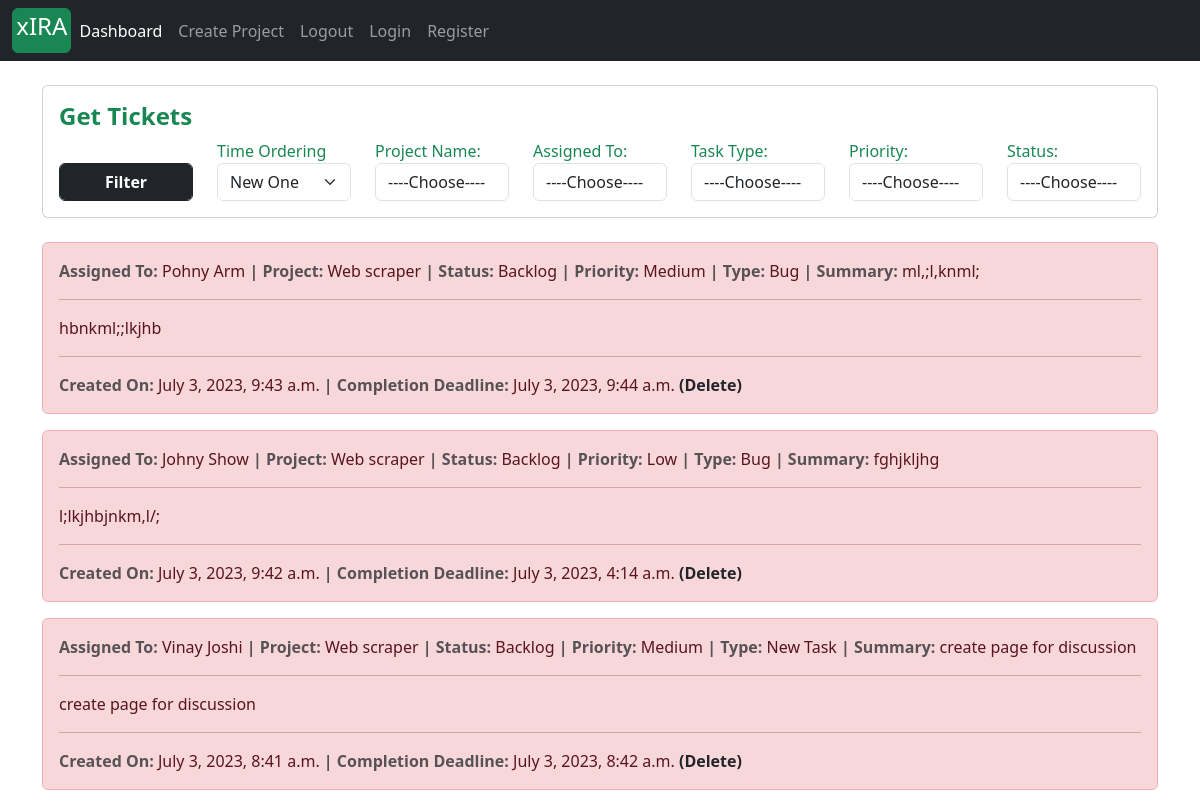
The app's page /ticket/manage/ (signed in), older data.
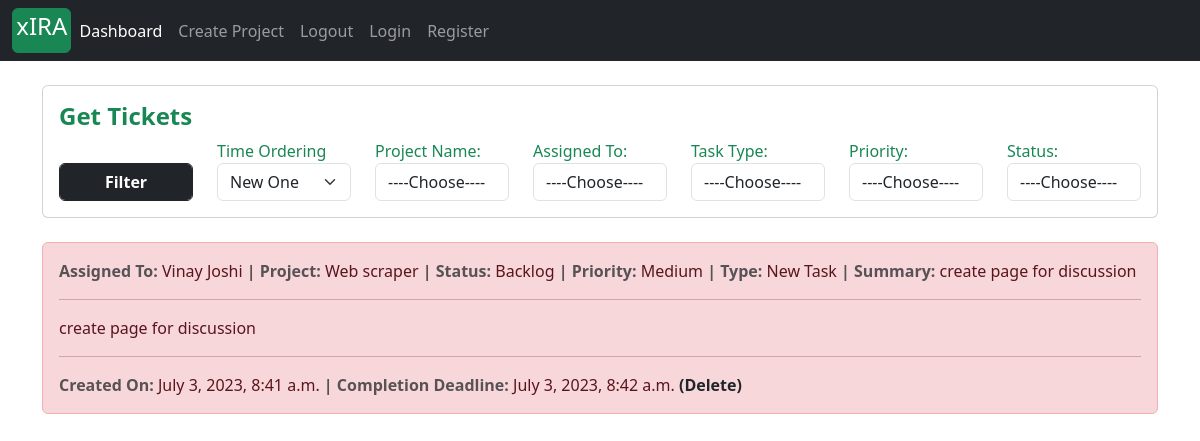
The same page, newer data.
### tickets/models.py (models this page shows, shortened)
class Task(models.Model):
    project       = models.ForeignKey(Project, on_delete=models.CASCADE)
    task_type     = models.CharField(max_length=30, choices = task_type_choices)
    short_summary = models.CharField(max_length=80)
    description   = models.TextField(max_length=500)
    assignee     = models.ForeignKey(Account, on_delete=models.CASCADE)
    status        = models.CharField(max_length=25, choices=status_field)
    priority      = models.CharField(max_length=25, choices=priority_field)
    start_date    = models.DateTimeField(auto_now_add=True)
    estimated_end_date = models.DateTimeField()
    def task_as_back_log(self):
        current_time = datetime.datetime.now().astimezone()
        estimated_end_date = self.estimated_end_date.astimezone()
        if self.status == 'Complete':
            return False
        if current_time >= estimated_end_date:
            self.status = 'Backlog'
            self.save()
            return True
        else:
            return False

### accounts/models.py (models this page shows, shortened)
class Account(AbstractBaseUser):
    first_name           = models.CharField(max_length=50)
    last_name            = models.CharField(max_length=50)
    work_email           = models.EmailField(max_length=100, unique=True)
    contact_number       = models.CharField(max_length=50)
    work_profile         = models.CharField(max_length=30, choices=choices)
    date_joined     = models.DateTimeField(auto_now_add=True)
    last_login      = models.DateTimeField(auto_now_add=True)
    is_admin        = models.BooleanField(default=False)
    is_staff        = models.BooleanField(default=False)
    is_active        = models.BooleanField(default=False)
    is_superadmin        = models.BooleanField(default=False)
    USERNAME_FIELD = 'work_email'
    REQUIRED_FIELDS = ['first_name', 'last_name']
    objects = MyAccountManager()
    def __str__(self):
        return f'{self.first_name} {self.last_name}'
    def is_project_manager(self):
        try:
            temp = ProjectManager.objects.get(project_manager__id=self.id)
            is_manager = True
        except ProjectManager.DoesNotExist:
            is_manager = False
        return is_manager

### projects/models.py (models this page shows)
class Project(models.Model):
    project_name         = models.CharField(max_length=30)
    project_description  = models.TextField(max_length=600, blank=True)
    project_category     = models.CharField(max_length=30, choices=choices)
    project_manager      =  models.ForeignKey(ProjectManager, on_delete=models.SET_NULL, null=True)
    assignees            =  models.ManyToManyField(Account)
    start_date           = models.DateTimeField(auto_now_add=True)
    estimated_end_date   = models.DateTimeField()
    def __str__(self):
        return self.project_name

### tickets/views.py (the view, shortened to what this page needs)
# urls.py: path('manage/', views.manage_ticket, name='manage_ticket'),
def manage_ticket(request):
    if request.user.is_project_manager():
        project_coice_tuple_list, assignee_choice_tuple_list = get_choice_fields(request.user)
        context = {
            'project_choice': project_coice_tuple_list,
            'assignee_choice': assignee_choice_tuple_list,
            'status_choice': status_field,
            'task_type_choice': task_type_choices,
            'priority_choice': priority_field,
        }
        all_task_query = get_all_tickets_project_manager(request.user)
        query_dic = request.GET
        if 'project_id' in query_dic:
            if query_dic['project_id'] != '' and len(all_task_query) > 0:
                all_task_query = all_task_query.filter(project__id=int(query_dic['project_id']))
        if 'assignee_id' in query_dic:
            if query_dic['assignee_id'] != '' and len(all_task_query) > 0:
                all_task_query = all_task_query.filter(assignee__id=int(query_dic['assignee_id']))
        if 'task_type' in query_dic:
            if query_dic['task_type'] != '' and len(all_task_query) > 0:
                all_task_query = all_task_query.filter(task_type=query_dic['task_type'])
        if 'priority' in query_dic:
            if query_dic['priority'] != '' and len(all_task_query) > 0:
                all_task_query = all_task_query.filter(priority=query_dic['priority'])
        if 'status' in query_dic:
            if query_dic['status'] != '' and len(all_task_query) > 0:
                all_task_query = all_task_query.filter(status=query_dic['status'])
        all_task_query = all_task_query.order_by('-start_date')
        context['tasks'] = all_task_query
    return render(request, 'manage_ticket.html', context)

### projects/forms.py
class ProjectCreationForm(forms.ModelForm):
    class Meta:
        model = Project
        fields = ('project_name', 'project_category', 'project_description', 'estimated_end_date')
        widgets = {
            'project_name': forms.TextInput(attrs={'class': 'form-control',  }),
            'project_category': forms.Select(attrs={'class': 'form-control', }),
            'project_description': forms.Textarea(attrs={'class': 'form-control', 'rows':4, 'cols':15}),
        }

### accounts/models.py (called while the page is built)
    def get_all_project(self):
        return self.project_set.all()

### projects/context_processors.py (called while the page is built)
def create_project_form(request):
    form = ProjectCreationForm()
    context = {
        'project_creation_form': form
    }
    return context

### tickets/views.py (called while the page is built)
def get_all_tickets_project_manager(user):
    project_manager = ProjectManager.objects.get(project_manager__id=user.id)
    projects = project_manager.get_all_project()
    if len(projects) >= 1:
        project_1 = projects[0]
        all_tickets = Task.objects.filter(project__id=project_1.id)
        for i in range(1, len(projects)):
            all_tickets = all_tickets | Task.objects.filter(project__id=projects[i].id)
        return all_tickets
    return None

def get_choice_fields(user):
    project_manager = ProjectManager.objects.get(project_manager__id=user.id)
    project_choice = project_manager.get_all_project()
    assignee_choice = set()
    for projects in project_choice:
        assignee_choice = assignee_choice.union(set(projects.assignees.all()))
    project_coice_tuple_list = []
    assignee_choice_tuple_list = []
    for pr_choice in project_choice:
        project_coice_tuple_list.append((pr_choice.id, pr_choice))
    for ass_choice in assignee_choice:
        assignee_choice_tuple_list.append((ass_choice.id, ass_choice))
    return project_coice_tuple_list, assignee_choice_tuple_list

### templates/manage_ticket.html (shortened to what this page needs)
{% extends 'base.html' %}
{% block content %}
{% load tz %}
<div class="container mt-4">
    <div class="card mx-auto">
      <article class="card-body">
		<header class="text-success"><h4><strong class="card-title">Get Tickets</strong></h4></header>
		<form action = "{% url 'manage_ticket' %}" method="GET">
				<div class="form-group row">
					<div class="col form-group" style="">
                        	<button class="btn btn-dark form-control" href="#"><strong>Filter</strong></button>
            		</div>
					<div class="col form-group">
							<label class="text-success" for="">Time Ordering</label>
							<select class="form-select" name="order_by">
							  <option value="1" selected>New One</option>
							</select>
				</div>
					<div class="col form-group">
						<label class="text-success" for="project_id">Project Name:</label>
						<select class="form-control" name="project_id">
						<option value="">----Choose----</option>
						</select>
					</div>
					<div class="col form-group">
						<label class="text-success" for="assignee_id">Assigned To:</label>
						<select class="form-control" name="assignee_id">
						<option value="">----Choose----</option>
						</select>
					</div>
					<div class="col form-group">
			            <label class="text-success" for="">Task Type:</label>
						<select class="form-control" name="task_type">
						<option value="">----Choose----</option>
						</select>
					</div>
					<div class="col form-group">
			            <label class="text-success" for="">Priority:</label>
						<select class="form-control" name="priority">
						<option value="">----Choose----</option>
						</select>
					</div>
					<div class="col form-group">
			            <label class="text-success" for="">Status:</label>
						<select class="form-control" name="status">
						<option value="">----Choose----</option>
						</select>
					</div>
		</form>
		</article>
    </div>
</div>
<div class="container mt-4">
	{% for task in tasks %}
	<div class="alert alert-{% if task.task_as_back_log %}danger{% elif task.status == 'Open' %}primary{% elif task.status == 'In Progress' %}info{% else %}success{% endif %}" role="alert">
		<strong class="text-muted"> Assigned To: </strong>
		{{task.assignee}}
		<strong class="text-muted">| Project: </strong>
		{{task.project}}
		<strong class="text-muted">| Status: </strong>
	    {{task.status|capfirst}}
	 	<strong class="text-muted">| Priority: </strong>
	    {{task.priority}}
		<strong class="text-muted">| Type: </strong>
	    {{task.task_type}}
		<strong class="text-muted">| Summary: </strong>
	    {{task.short_summary}}
	 	<hr>
	 	<p>{{task.description}}</p>
	 	<hr>
	<strong class="text-muted"> Created On: </strong>
	 {{task.start_date|timezone:"Asia/Kolkata"}}
	<strong class="text-muted">| Completion Deadline: </strong>
	 {{task.estimated_end_date|timezone:"Asia/Kolkata"}}
	<a class="text-dark" href="{% url 'delete_ticket' task.id %}" style="text-decoration: none;"><strong> (Delete)</strong></a>
 	</div>
	{% endfor %}
</div>
{% endblock %}

### templates/base.html (shortened to what this page needs)
<!doctype html>
<html lang="en">
  <head>
    <link href="https://cdn.jsdelivr.net/npm/bootstrap@5.3.0/dist/css/bootstrap.min.css" rel="stylesheet">
    <link href="https://cdnjs.cloudflare.com/ajax/libs/font-awesome/6.4.0/css/fontawesome.min.css" rel="stylesheet" type="text/css">
  </head>
        <nav class="navbar navbar-expand-lg navbar-dark bg-dark">
          <div class="container-fluid">
            <button class="btn btn-success" style="--bs-btn-padding-y: .2rem; --bs-btn-padding-x: .2rem; --bs-btn-font-size: .5rem;" href="#"><h4>xIRA</h4></button>
            <div class="collapse navbar-collapse" id="navbarSupportedContent">
              <ul class="navbar-nav me-auto mb-2 mb-lg-0">
                <li class="nav-item">
                  <a class="nav-link active" aria-current="page" href="{% url 'dashboard' %}">Dashboard</a>
                </li>
                <li class="nav-item">
                  <a class="nav-link" type="button"  data-bs-toggle="modal" data-bs-target="#projectCreationModal">Create Project</a>
                </li>
                <li class="nav-item">
                  <a class="nav-link" aria-current="page" href="{% url 'logout' %}">Logout</a>
                </li>
                <li class="nav-item">
                  <a class="nav-link" aria-current="page" href="{% url 'login' %}">Login</a>
                </li>
                <li class="nav-item">
                  <a class="nav-link" aria-current="page" href="{% url 'register' %}">Register</a>
                </li>
              </ul>
            </div>
          </div>
        </nav>
{% block content %}
{% endblock %}
</html>

Row changes from the older to the newer data that the page shows:
removed Task: assignee "Pohny Arm", project "Web scraper", status "Backlog", priority "Medium", task_type "Bug", short_summary "ml,;l,knml;", description "hbnkml;;lkjhb", start_date "July 3, 2023, 9:43 a.m.", estimated_end_date "July 3, 2023, 9:44 a.m."
removed Task: assignee "Johny Show", project "Web scraper", status "Backlog", priority "Low", task_type "Bug", short_summary "fghjkljhg", description "l;lkjhbjnkm,l/;", start_date "July 3, 2023, 9:42 a.m.", estimated_end_date "July 3, 2023, 4:14 a.m."
